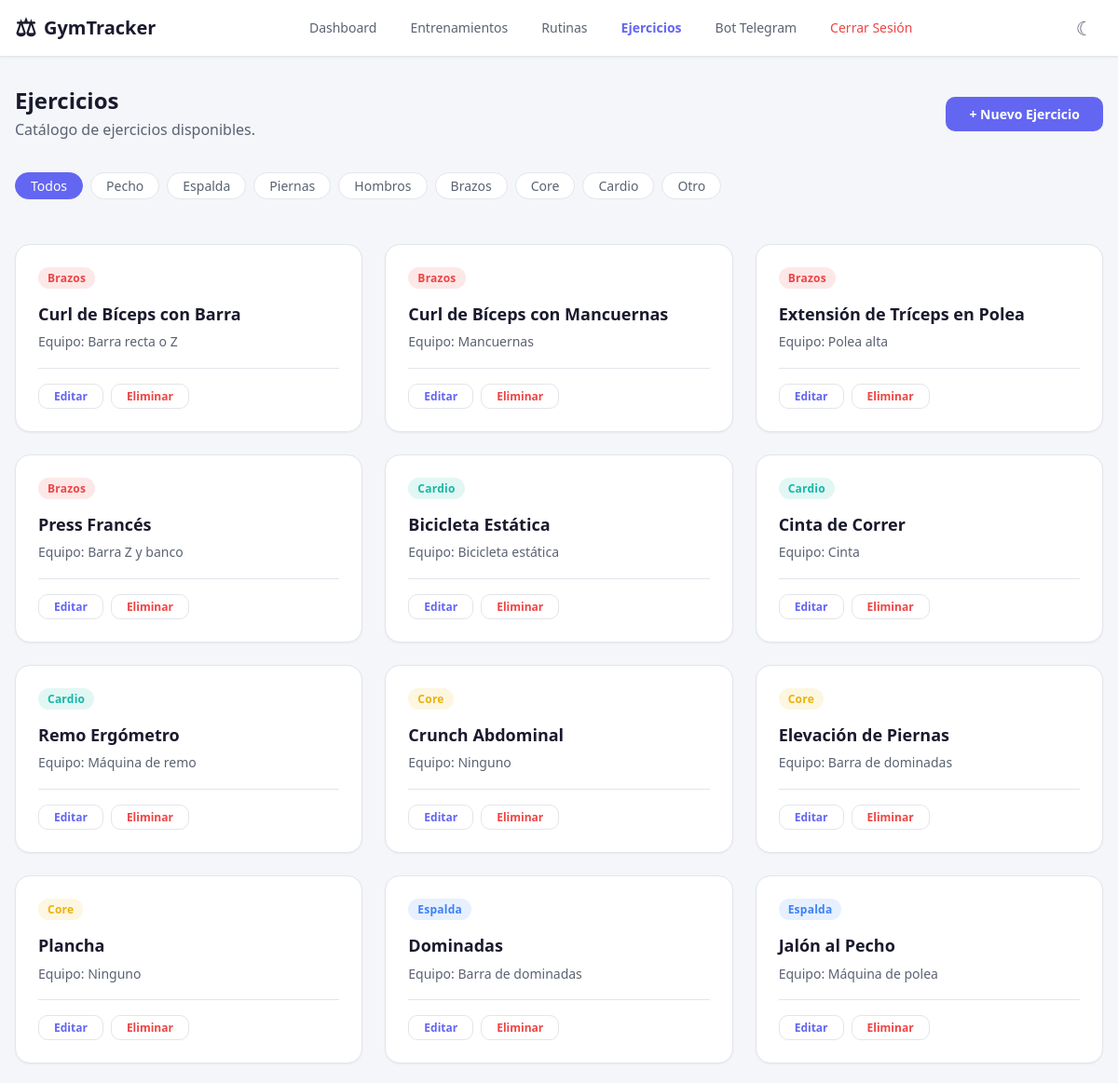
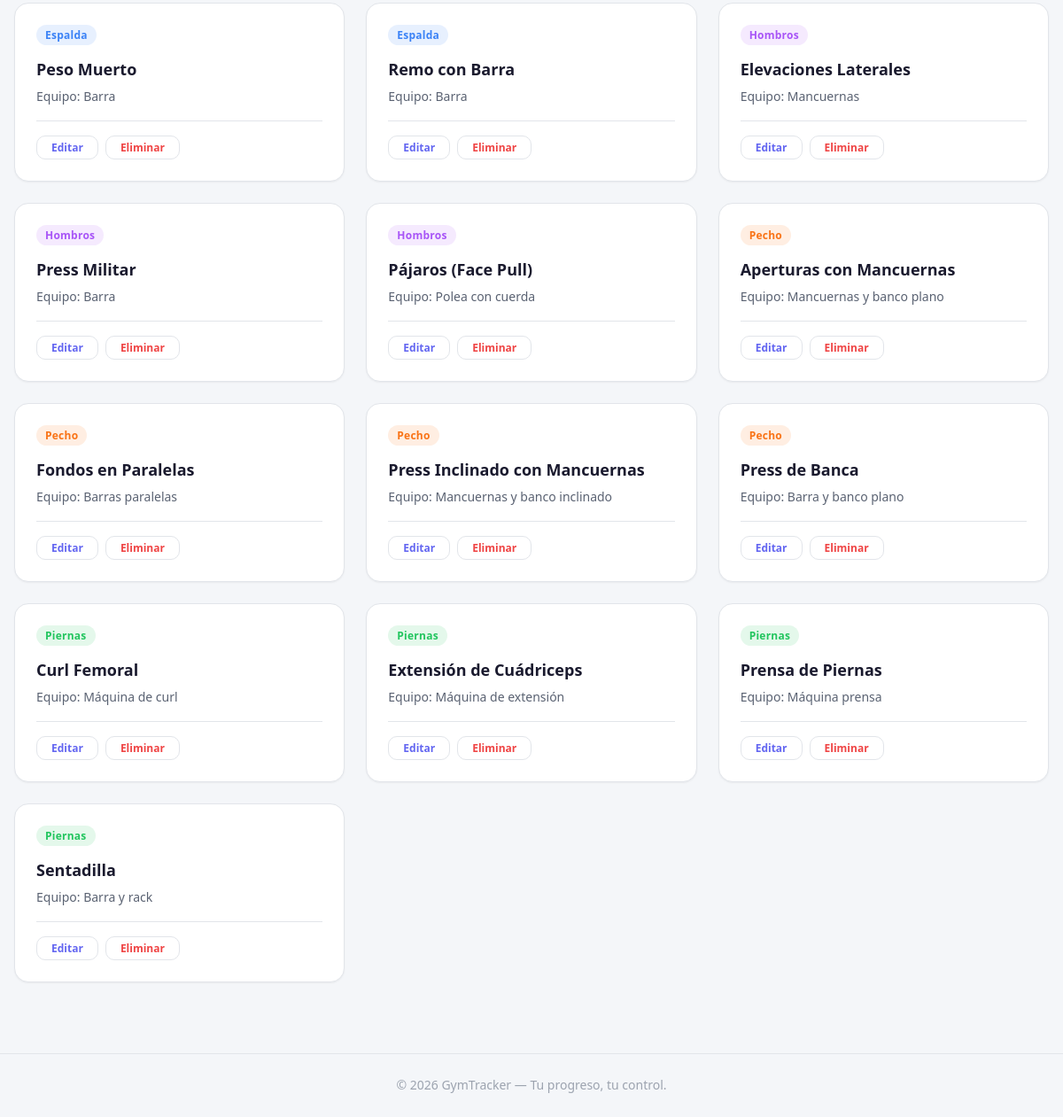
Screenshot of /exercises/ (signed in) with the database file from the repository (2 pictures, top to bottom).
### app/models/exercise.py (models this page shows, shortened)
class Exercise(db.Model):
    __tablename__ = "exercises"
    id = db.Column(db.Integer, primary_key=True)
    name = db.Column(db.String(120), nullable=False)
    muscle_group = db.Column(db.String(50), nullable=False)
    equipment = db.Column(db.String(100), default="", nullable=False)
    description = db.Column(db.Text, default="", nullable=False)
    is_custom = db.Column(db.Boolean, default=False, nullable=False)
    user_id = db.Column(
        db.Integer, db.ForeignKey("users.id"), nullable=True
    )
    created_at = db.Column(
        db.DateTime(timezone=True),
        default=lambda: datetime.now(timezone.utc),
        nullable=False,
    )
    routine_exercises = db.relationship(
        "RoutineExercise",
        backref="exercise",
        lazy="dynamic",
        cascade="all, delete-orphan",
    )
    workout_sets = db.relationship(
        "WorkoutSet",
        backref="exercise",
        lazy="dynamic",
        cascade="all, delete-orphan",
    )

### app/routes/exercises.py (the view)
@exercises_bp.route("/")
@login_required
def index():
    exercises = Exercise.query.filter(
        (Exercise.user_id == current_user.id) | (Exercise.user_id == None)
    ).order_by(
        Exercise.muscle_group, Exercise.name
    ).all()
    return render_template(
        "exercises.html",
        exercises=exercises,
        muscle_groups=MUSCLE_GROUPS,
    )

### app/templates/exercises.html (shortened to what this page needs)
{% extends "base.html" %}
{% block content %}
<div class="page-header flex flex--between flex--wrap flex--gap-md">
    <div>
        <h1 class="page-header__title">Ejercicios</h1>
        <p class="page-header__subtitle">Catálogo de ejercicios disponibles.</p>
    </div>
    <button class="btn btn--primary" id="btn-toggle-form">+ Nuevo Ejercicio</button>
</div>
<section class="section">
    <div class="filter-bar">
        <button class="filter-chip filter-chip--active" data-filter="todos">Todos</button>
        {% for mg in muscle_groups %}
        <button class="filter-chip" data-filter="{{ mg }}">{{ mg|capitalize }}</button>
        {% endfor %}
    </div>
</section>
<section class="section" id="exercises-section">
    <div class="grid grid--cols-3" id="exercises-grid">
        {% for exercise in exercises %}
        <div class="card exercise-card" data-id="{{ exercise.id }}" data-muscle="{{ exercise.muscle_group }}">
            <div class="card__header">
                <span class="badge badge--{{ exercise.muscle_group }}">{{ exercise.muscle_group|capitalize }}</span>
            </div>
            <h3 class="card__title">{{ exercise.name }}</h3>
            {% if exercise.equipment %}
            <p class="card__detail">Equipo: {{ exercise.equipment }}</p>
            {% endif %}
            <div class="card__actions">
                <button class="btn btn--sm btn--outline btn-edit-exercise"
                        data-id="{{ exercise.id }}">Editar</button>
                <button class="btn btn--sm btn--danger-outline btn-delete-exercise"
                        data-id="{{ exercise.id }}">Eliminar</button>
            </div>
        </div>
        {% endfor %}
    </div>
</section>
{% endblock %}

### app/templates/base.html (shortened to what this page needs)
<!DOCTYPE html>
<html lang="es" data-theme="dark">
<head>
    <link rel="stylesheet" href="{{ url_for('static', filename='css/style.css') }}">
</head>
<body>
    <nav class="navbar" role="navigation" aria-label="Navegación principal">
        <div class="navbar__container">
            <a href="{{ url_for('dashboard.index') }}" class="navbar__brand">
                <span class="navbar__logo" aria-hidden="true">&#9878;</span>
                GymTracker
            </a>
            <ul class="navbar__menu" id="nav-menu" role="menu">
                <li role="none">
                    <a href="{{ url_for('dashboard.index') }}"
                       class="navbar__link {% if request.endpoint == 'dashboard.index' %}navbar__link--active{% endif %}"
                       role="menuitem">
                        Dashboard
                    </a>
                </li>
                {% if current_user.is_authenticated %}
                    <li role="none">
                        <a href="{{ url_for('workouts.index') }}"
                           class="navbar__link {% if request.endpoint and request.endpoint.startswith('workouts.') %}navbar__link--active{% endif %}"
                           role="menuitem">
                            Entrenamientos
                        </a>
                    </li>
                    <li role="none">
                        <a href="{{ url_for('routines.index') }}"
                           class="navbar__link {% if request.endpoint == 'routines.index' %}navbar__link--active{% endif %}"
                           role="menuitem">
                            Rutinas
                        </a>
                    </li>
                    <li role="none">
                        <a href="{{ url_for('exercises.index') }}"
                           class="navbar__link {% if request.endpoint == 'exercises.index' %}navbar__link--active{% endif %}"
                           role="menuitem">
                            Ejercicios
                        </a>
                    </li>
                    <li role="none">
                        <a href="{{ url_for('telegram.connect_view') }}"
                           class="navbar__link {% if request.endpoint and request.endpoint.startswith('telegram.') %}navbar__link--active{% endif %}"
                           role="menuitem">
                            Bot Telegram
                        </a>
                    </li>
                    <li role="none">
                        <a href="{{ url_for('auth.logout') }}" class="navbar__link" role="menuitem" style="color: var(--color-danger);">
                            Cerrar Sesión
                        </a>
                    </li>
                {% endif %}
            </ul>
            <button class="theme-toggle" id="theme-toggle"
                    aria-label="Cambiar tema" title="Cambiar tema">
                <span class="theme-toggle__icon theme-toggle__icon--dark"
                      aria-hidden="true">&#9790;</span>
            </button>
        </div>
    </nav>
    <main class="main-content">
        <div class="container">
            {% block content %}{% endblock %}
        </div>
    </main>
    <footer class="footer">
        <div class="container">
            <p>&copy; 2026 GymTracker &mdash; Tu progreso, tu control.</p>
        </div>
    </footer>
</body>
</html>

### rows the page displays
Exercise: muscle_group "Brazos", name "Curl de Bíceps con Barra", equipment "Barra recta o Z"
Exercise: muscle_group "Brazos", name "Curl de Bíceps con Mancuernas", equipment "Mancuernas"
Exercise: muscle_group "Brazos", name "Extensión de Tríceps en Polea", equipment "Polea alta"
Exercise: muscle_group "Brazos", name "Press Francés", equipment "Barra Z y banco"
Exercise: muscle_group "Cardio", name "Bicicleta Estática", equipment "Bicicleta estática"
Exercise: muscle_group "Cardio", name "Cinta de Correr", equipment "Cinta"
Exercise: muscle_group "Cardio", name "Remo Ergómetro", equipment "Máquina de remo"
Exercise: muscle_group "Core", name "Crunch Abdominal", equipment "Ninguno"
Exercise: muscle_group "Core", name "Elevación de Piernas", equipment "Barra de dominadas"
Exercise: muscle_group "Core", name "Plancha", equipment "Ninguno"
Exercise: muscle_group "Espalda", name "Dominadas", equipment "Barra de dominadas"
Exercise: muscle_group "Espalda", name "Jalón al Pecho", equipment "Máquina de polea"
Exercise: muscle_group "Espalda", name "Peso Muerto", equipment "Barra"
Exercise: muscle_group "Espalda", name "Remo con Barra", equipment "Barra"
Exercise: muscle_group "Hombros", name "Elevaciones Laterales", equipment "Mancuernas"
Exercise: muscle_group "Hombros", name "Press Militar", equipment "Barra"
Exercise: muscle_group "Hombros", name "Pájaros (Face Pull)", equipment "Polea con cuerda"
Exercise: muscle_group "Pecho", name "Aperturas con Mancuernas", equipment "Mancuernas y banco plano"
Exercise: muscle_group "Pecho", name "Fondos en Paralelas", equipment "Barras paralelas"
Exercise: muscle_group "Pecho", name "Press Inclinado con Mancuernas", equipment "Mancuernas y banco inclinado"
Exercise: muscle_group "Pecho", name "Press de Banca", equipment "Barra y banco plano"
Exercise: muscle_group "Piernas", name "Curl Femoral", equipment "Máquina de curl"
Exercise: muscle_group "Piernas", name "Extensión de Cuádriceps", equipment "Máquina de extensión"
Exercise: muscle_group "Piernas", name "Prensa de Piernas", equipment "Máquina prensa"
Exercise: muscle_group "Piernas", name "Sentadilla", equipment "Barra y rack"

### other values shown
{{ mg|capitalize }} "Pecho" "Espalda" "Piernas" "Hombros" "Brazos" "Core" "Cardio" "Otro"
